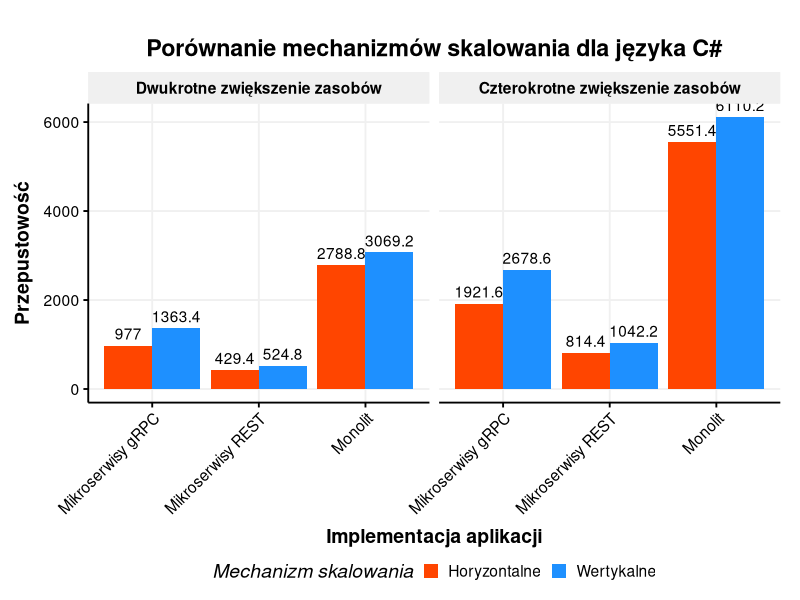
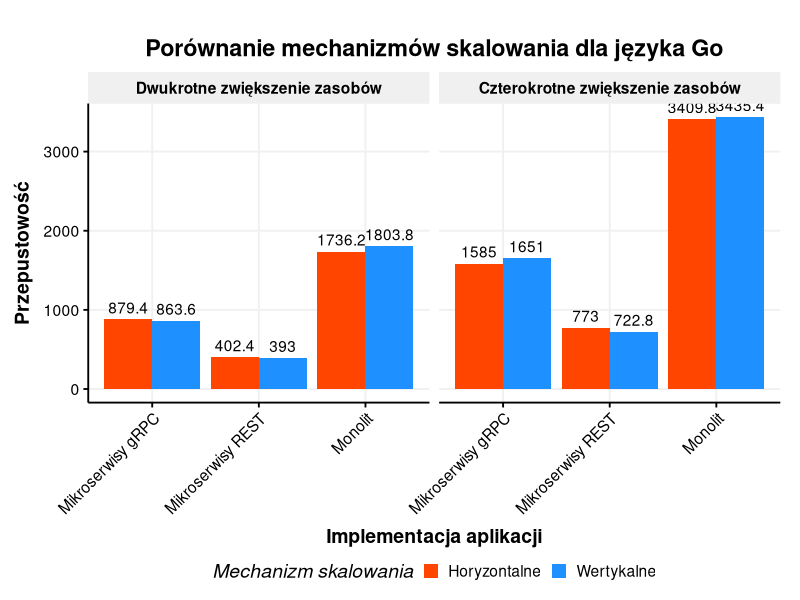
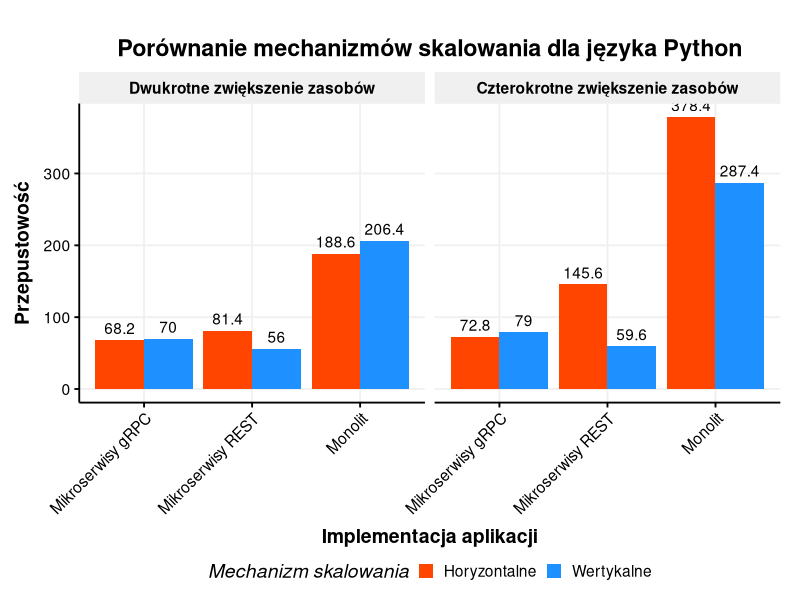
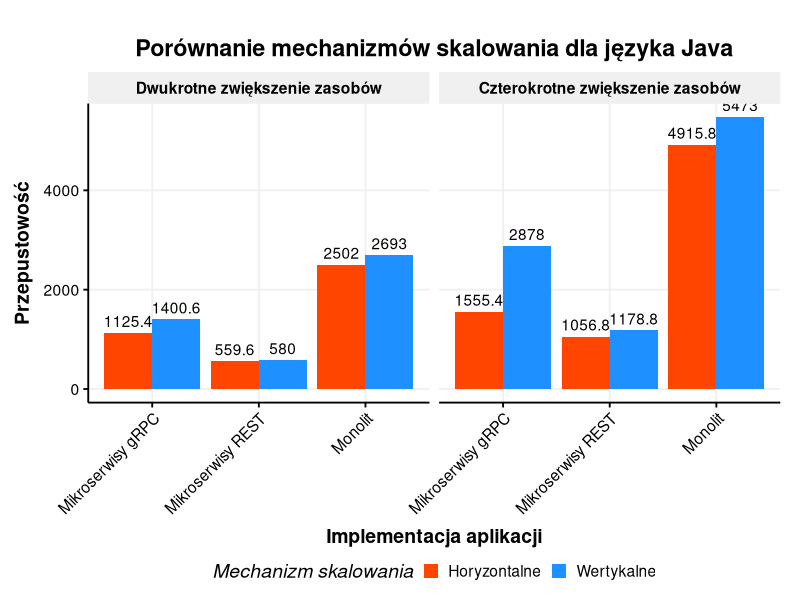
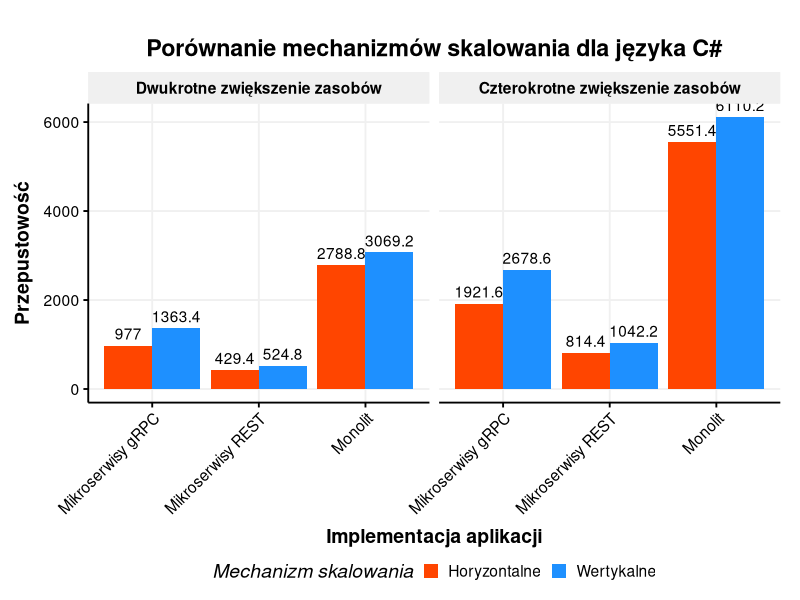
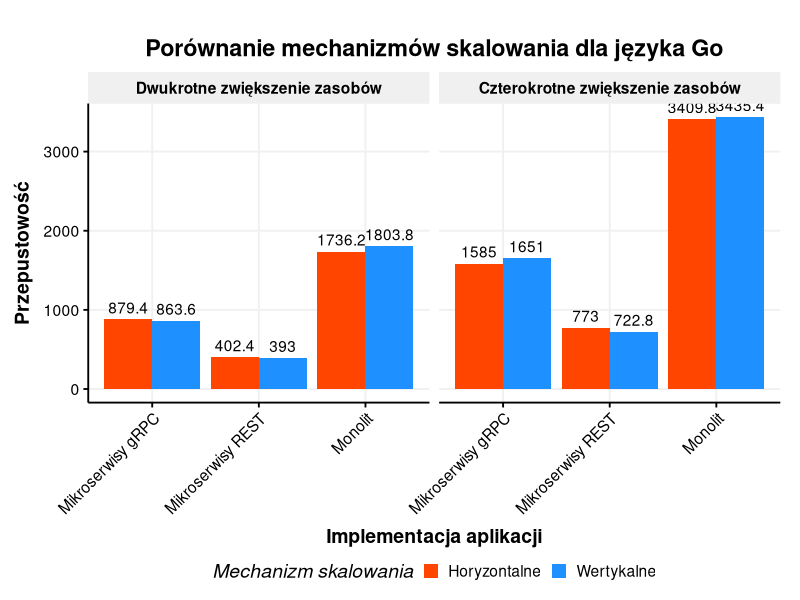
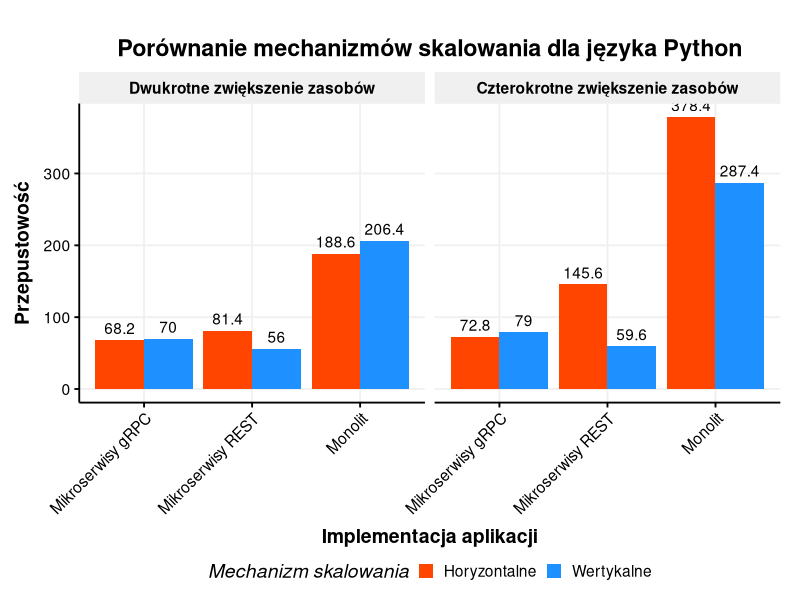
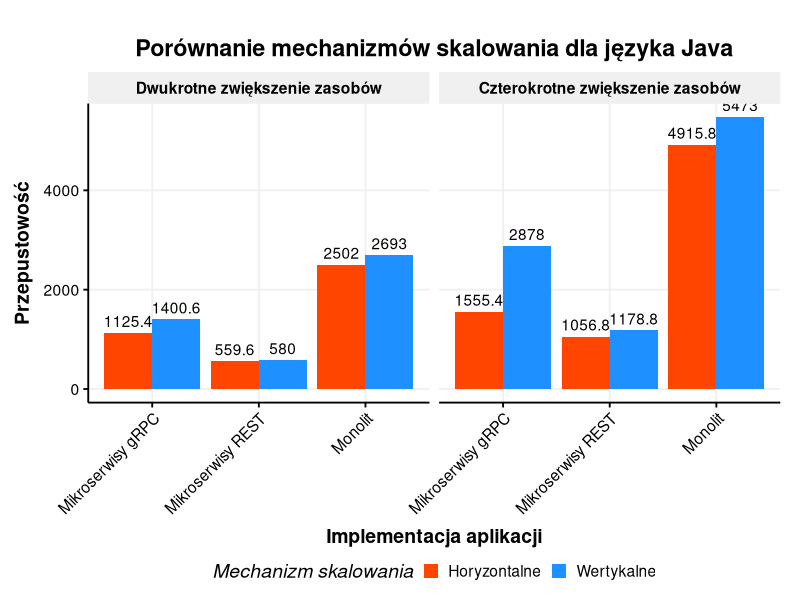

The R script that drew these images, in order:
library(ggplot2)
library(dplyr)
library(tidyr)
library(grid)
library(ggthemes)
library(scales)

theme_Publication <- function(base_size=14, base_family="sans") {
  (theme_foundation(base_size=base_size, base_family=base_family)
   + theme(plot.title = element_text(face = "bold",
                                     size = rel(1.2), hjust = 0.5),
           text = element_text(),
           panel.background = element_rect(colour = NA),
           plot.background = element_rect(colour = NA),
           panel.border = element_rect(colour = NA),
           axis.title = element_text(face = "bold", size = rel(1)),
           axis.title.y = element_text(angle = 90, vjust = 2),
           axis.title.x = element_text(vjust = -0.2),
           axis.text = element_text(),
           axis.line.x = element_line(colour = "black"),
           axis.line.y = element_line(colour = "black"),
           axis.ticks = element_line(),
           panel.grid.major = element_line(colour = "#f0f0f0"),
           panel.grid.minor = element_blank(),
           legend.key = element_rect(colour = NA),
           legend.position = "bottom",
           legend.key.size = unit(0.4, "cm"),
           legend.margin = unit(0, "cm"),
           legend.title = element_text(face = "italic"),
           plot.margin = unit(c(10, 5, 5, 5), "mm"),
           strip.background = element_rect(colour = "#f0f0f0", fill = "#f0f0f0"),
           strip.text = element_text(face = "bold")
   ))
}

custom_palette <- c(
  "Wertykalne" = "#1E90FF",  # niebieski
  "Horyzontalne" = "#FF4500"  # czerwony
)

scaling_data <- data.frame(
  Language = c("C#", "C#", "C#", "Go", "Go", "Go", "Python", "Python", "Python", "Java", "Java", "Java"),
  Architecture = c("monolityczna", "mikroserwisowa", "mikroserwisowa", "monolityczna", "mikroserwisowa", "mikroserwisowa", "monolityczna", "mikroserwisowa", "mikroserwisowa", "monolityczna", "mikroserwisowa", "mikroserwisowa"),
  Technology = c("Monolit", "REST API", "gRPC", "Monolit", "REST API", "gRPC", "Monolit", "REST API", "gRPC", "Monolit", "REST API", "gRPC"),
  c2d_standard_4 = c(3069.2, 524.8, 1363.4, 1803.8, 393, 863.6, 206.4, 56, 70, 2693, 580, 1400.6),
  c2d_standard_8 = c(6110.2, 1042.2, 2678.6, 3435.4, 722.8, 1651, 287.4, 59.6, 79, 5473, 1178.8, 2878),
  replicas_2 = c(2788.8, 429.4, 977, 1736.2, 402.4, 879.4, 188.6, 81.4, 68.2, 2502, 559.6, 1125.4),
  replicas_4 = c(5551.4, 814.4, 1921.6, 3409.8, 773, 1585, 378.4, 145.6, 72.8, 4915.8, 1056.8, 1555.4)
)

long_data <- scaling_data %>%
  pivot_longer(cols = c(c2d_standard_4, c2d_standard_8, replicas_2, replicas_4), 
               names_to = "Metric", 
               values_to = "Value") %>%
  mutate(Comparison = case_when(
    Metric %in% c("c2d_standard_4", "c2d_standard_8") ~ "Wertykalne",
    Metric %in% c("replicas_2", "replicas_4") ~ "Horyzontalne"
  ))

long_data <- long_data %>%
  mutate(ComparisonType = factor(case_when(
    Metric %in% c("c2d_standard_4", "replicas_2") ~ "Dwukrotne zwiększenie zasobów",
    Metric %in% c("c2d_standard_8", "replicas_4") ~ "Czterokrotne zwiększenie zasobów"
  ), levels = c("Dwukrotne zwiększenie zasobów",
                "Czterokrotne zwiększenie zasobów")))

long_data <- long_data %>%
  mutate(TechArch = case_when(
    Technology == "Monolit" ~ "Monolit",
    Technology == "gRPC" & Architecture == "mikroserwisowa" ~ "Mikroserwisy gRPC",
    Technology == "REST API" & Architecture == "mikroserwisowa" ~ "Mikroserwisy REST"
  ))

generate_plot <- function(data, language) {
  ggplot(data %>% filter(Language == language), aes(x = TechArch, y = Value, fill = Comparison)) +
    geom_bar(stat = "identity", position = "dodge") +
    geom_text(aes(label = round(Value, 1)), vjust = -0.5, position = position_dodge(width = 0.9)) +
    labs(title = paste("Porównanie mechanizmów skalowania dla języka", language),
         x = "Implementacja aplikacji",
         y = "Przepustowość",
         fill = "Mechanizm skalowania") +
    theme_Publication() +
    scale_fill_manual(values = custom_palette) +
    facet_grid(. ~ ComparisonType, scales = "free_x") +
    theme(axis.text.x = element_text(angle = 45, hjust = 1),
          legend.position = "bottom") +
    guides(fill = guide_legend(direction = "horizontal"))
}

outputFolder <- "C:/Users/pawel/OneDrive/Pulpit/PB/Results/Result_plots/ind"

languages <- unique(long_data$Language)

for (lang in languages) {
  plot <- generate_plot(long_data, lang)
  ggsave(filename = paste0(outputFolder, "/plot_", lang, ".png"), plot = plot, width = 16, height = 8, units = "cm")
  print(plot)
}
